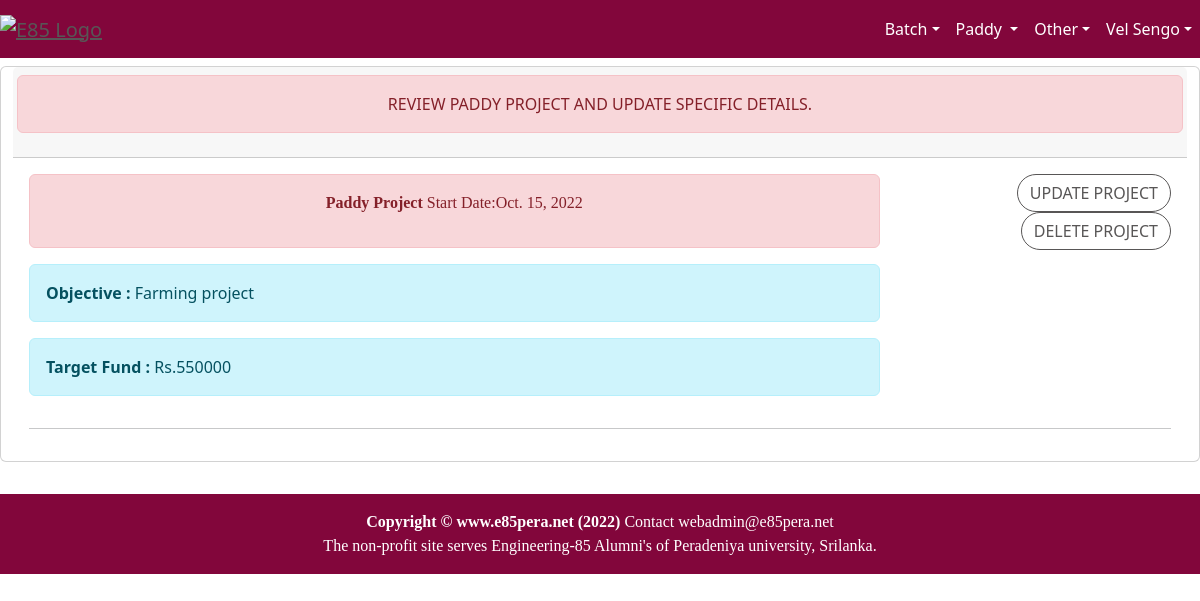
/paddyprj/prjtList (signed in), run on an earlier commit of the app's database.
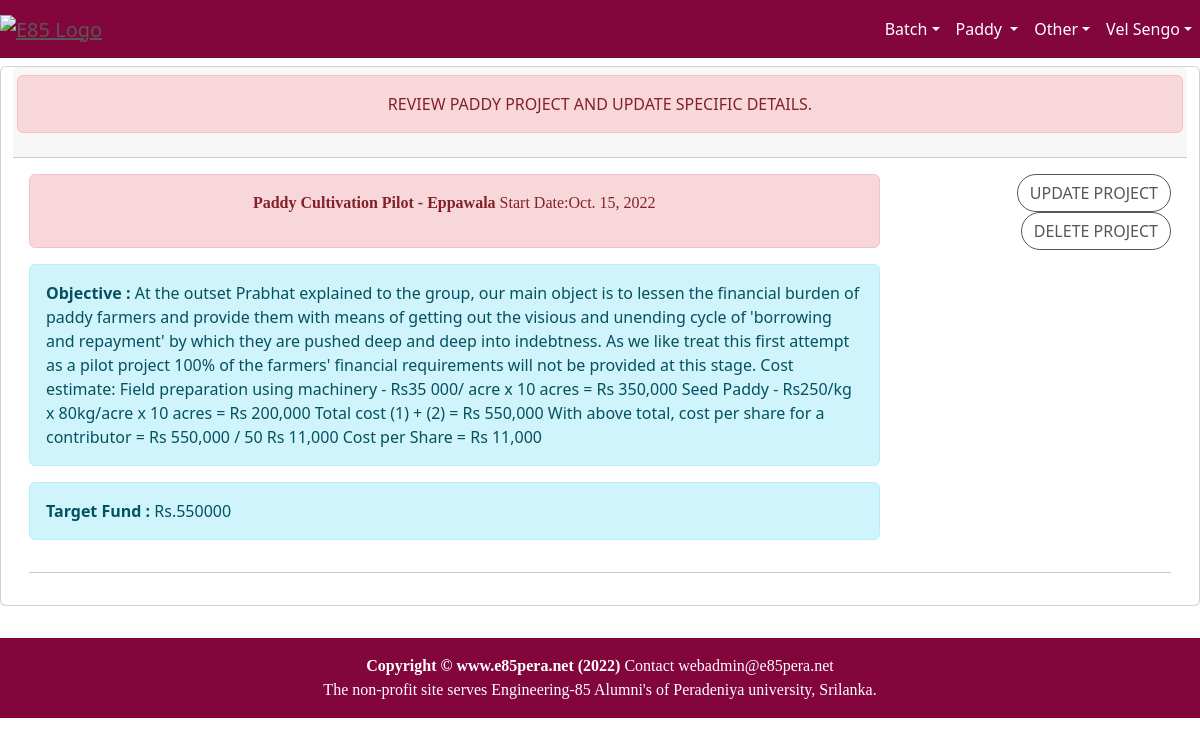
And on a later commit of the database.
### paddyprj/models.py (models this page shows)
class PaddyProject(models.Model):
    project = models.OneToOneField(Project,on_delete=models.CASCADE)
    costPerShare = models.DecimalField(max_digits=9,decimal_places=2,default=0)
    totalShares = models.IntegerField(default=0)
    landArea = models.DecimalField(max_digits=6,decimal_places=2,default=0)
    costPrep = models.IntegerField(default=0)
    costSeed = models.IntegerField(default=0)
    costFertilizer = models.IntegerField(null=True)
    costHarvest = models.IntegerField(default=0)
    costStorage = models.IntegerField(null=True)
    estHarvest = models.IntegerField(null=True)    #In kg
    estSalePrice = models.IntegerField(null=True)  #Per kg
    contract = models.CharField(max_length=2000,null=True)

### accounts/models.py (models this page shows, shortened)
class Project(models.Model):
    NOT_STARTED = 'NotStarted'
    IN_PROGRESS = 'InProgress'
    COMPLETED   = 'Completed'
    CANCELLED   = 'Cancelled'
    PROJ_STATUS = [
            (NOT_STARTED,'Not Started'),
            (IN_PROGRESS,'In Progress'),
            (COMPLETED,'Completed'),
            (CANCELLED,'Cancelled'),
    ]
    name = models.CharField(max_length=64)
    purpose = models.TextField(max_length=2000, blank=True)
    status = models.CharField(max_length=10,choices=PROJ_STATUS,default=NOT_STARTED)
    startDate = models.DateField(default=timezone.now)
    endDate = models.DateField(null=True, blank=True)
    raisedFund = models.IntegerField(null=True)
    spentFund = models.IntegerField(null=True)
    targetFund = models.IntegerField(null=True)
    participants = models.IntegerField(null=True,default=0)
    updatedBy = models.ForeignKey(User,on_delete=models.CASCADE)
    updatedOn = models.DateTimeField(default=timezone.now)
    prjType = models.ForeignKey(ProjectType, on_delete=models.CASCADE)

### paddyprj/views.py (the view)
# urls.py: re_path(r'prjtList', projectListView, name='prjList'),
@login_required
def projectListView(request):
    if request.method == 'GET':
        projects = PaddyProject.objects.all()
        return render(request = request,template_name = "paddy_prj_list.html",context={'project_list':projects})

### paddyprj/templates/paddy_prj_list.html
{% extends 'home/base.html' %}
{% block content %}
<div class="container-fluid">
    <div class="row text-center justify-content-center">
        <div class="card mt-2 mb-2">
        <div class="card-header">
            <div class="row">
                <div class="alert alert-danger text-center justify-content-center">
                    <strong>Review Paddy Project and Update specific details.</strong>
                </div>
            </div>
        </div>
        <div class="card-body">
            {% for paddy in project_list %}
            <div class="row">
                <div class="col-md-9 col-lg-9" align="left">
                    <div class="alert alert-danger text-center justify-content-center">
                        <p>
                            <strong>
                                {{paddy.project.name}}
                            </strong>
                            {{paddy.project.status_display}}  Start Date:{{paddy.project.startDate}}
                        </p>
                    </div>
                    <div class="alert alert-info text-left justify-content-left">
                    <strong>Objective : </strong> {{paddy.project.purpose}}
                    </div>
                    <div class="alert alert-info text-left justify-content-left">
                        <strong>Target Fund :</strong> Rs.{{paddy.project.targetFund}}
                        </div>
                        </div>
                <div class="col-md-3 col-lg-3" align="right">
                    {% if user.is_authenticated %}
                    <a href="{% url 'paddyprj:prjtUpd' paddy.id %}" class="btn btn-secondary btn-md">Update Project</a><br>
                    <a href="{% url 'paddyprj:prjDel' paddy.id %}" class="btn btn-secondary btn-md">Delete Project</a>
                    {% endif %}
                </div>
            </div>
            <hr>
            {% endfor %}
        </div>
    </div>
    </div>
 </div>
{% include 'home/footer.html' %}
{% endblock content %}

What changed in the data, as far as the page shows it:
changed through a linked row, PaddyProject: project.name "Paddy Project" → "Paddy Cultivation Pilot - Eppawala"; project.purpose "Farming project" → "At the outset Prabhat explained to the group, our main object is to lessen the financial burden of paddy farmers and provide them with means of getting out the visious and unending cycle of 'borrowing and repayment' by which they are pushed deep and deep into indebtness. As we like treat this first attempt as a pilot project 100% of the farmers' financial requirements will not be provided at this stage. Cost estimate: Field preparation using machinery - Rs35 000/ acre x 10 acres = Rs 350,000 Seed Paddy - Rs250/kg x 80kg/acre x 10 acres = Rs 200,000 Total cost (1) + (2) = Rs 550,000 With above total, cost per share for a contributor = Rs 550,000 / 50 Rs 11,000 Cost per Share = Rs 11,000"
